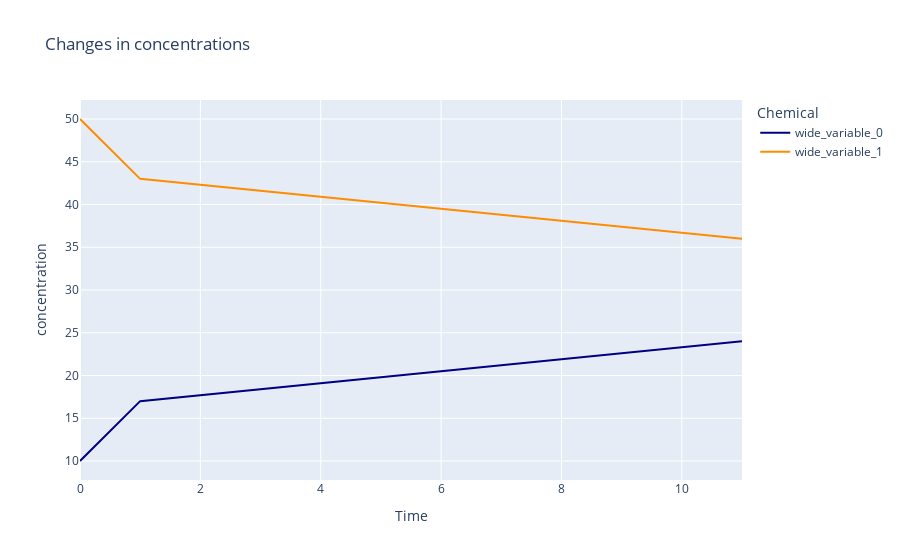

Here is the notebook cell this chart was saved with:
### Code cell
fig = px.line(x=[0,1,11], y=[A_values, B_values], title="Changes in concentrations",
             color_discrete_sequence = ['navy', 'darkorange'],
             labels={"x":"Time", "value":"concentration", "variable":"Chemical"})
fig.show()

### Figure 1 — Plotly figure (JSON) as saved in the notebook; plotly's stock layout.template omitted (floating-point values rounded to 4 significant figures)
{"data": [{"hovertemplate": "Chemical=wide_variable_0<br>Time=%{x}<br>concentration=%{y}<extra></extra>", "legendgroup": "wide_variable_0", "line": {"color": "navy", "dash": "solid"}, "marker": {"symbol": "circle"}, "mode": "lines", "name": "wide_variable_0", "orientation": "v", "showlegend": true, "type": "scatter", "x": [0, 1, 11], "xaxis": "x", "y": [10, 17, 23.99], "yaxis": "y"}, {"hovertemplate": "Chemical=wide_variable_1<br>Time=%{x}<br>concentration=%{y}<extra></extra>", "legendgroup": "wide_variable_1", "line": {"color": "darkorange", "dash": "solid"}, "marker": {"symbol": "circle"}, "mode": "lines", "name": "wide_variable_1", "orientation": "v", "showlegend": true, "type": "scatter", "x": [0, 1, 11], "xaxis": "x", "y": [50, 43, 36.01], "yaxis": "y"}], "layout": {"autosize": true, "legend": {"title": {"text": "Chemical"}, "tracegroupgap": 0}, "title": {"text": "Changes in concentrations"}, "xaxis": {"anchor": "y", "autorange": true, "domain": [0, 1], "range": [0, 11], "title": {"text": "Time"}, "type": "linear"}, "yaxis": {"anchor": "x", "autorange": true, "domain": [0, 1], "range": [7.778, 52.22], "title": {"text": "concentration"}, "type": "linear"}}}
